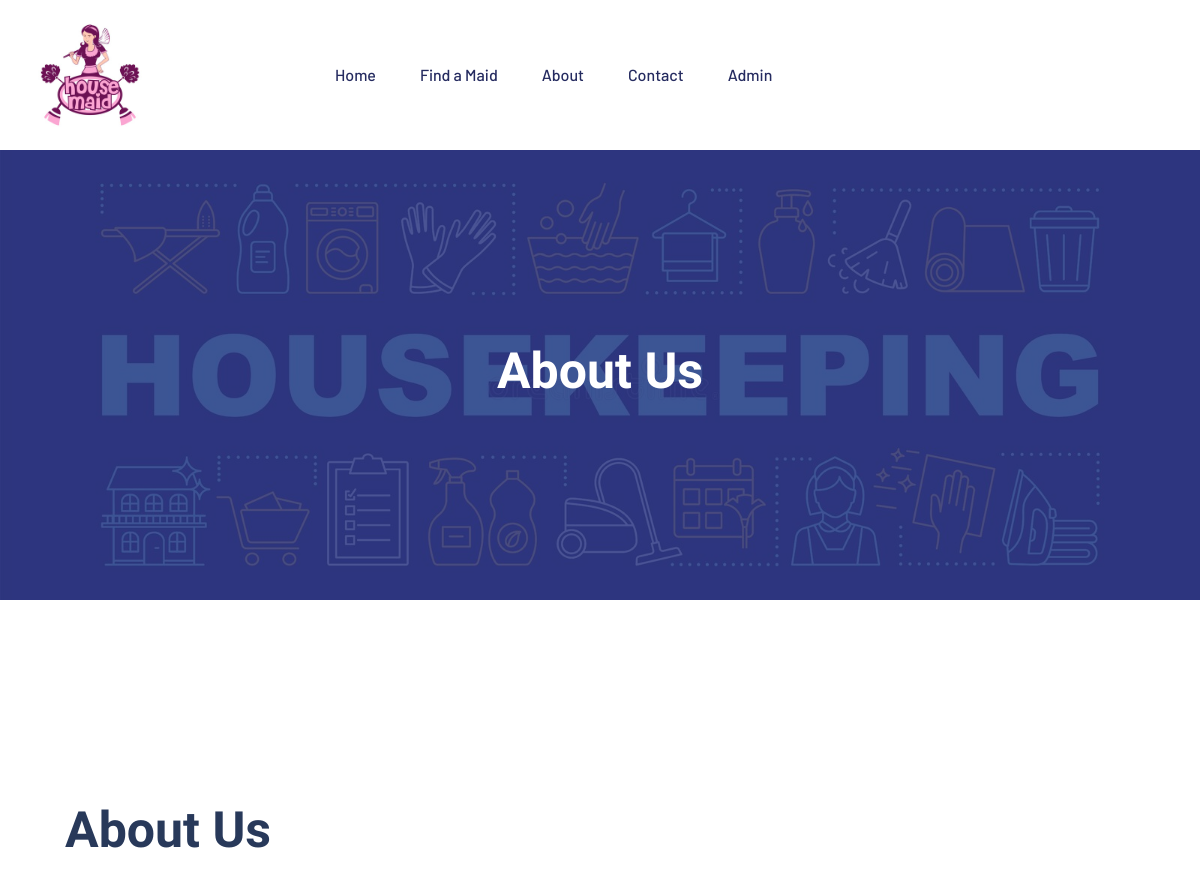
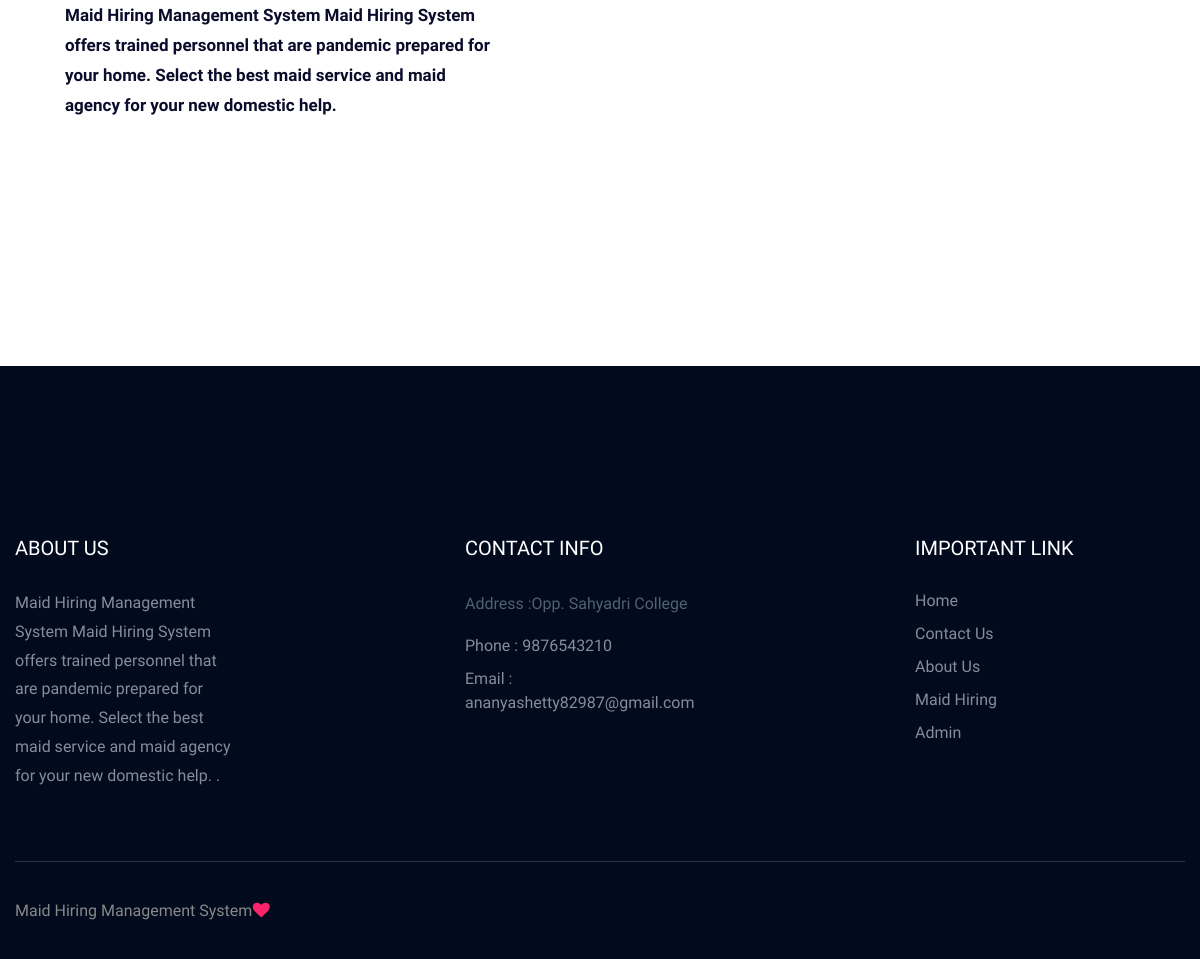
Page /about.php on the committed database (2 pictures, top to bottom).
### tables this page shows
CREATE TABLE `tblpage` (
  `ID` int(10) NOT NULL,
  `PageType` varchar(200) DEFAULT NULL,
  `PageTitle` mediumtext DEFAULT NULL,
  `PageDescription` mediumtext DEFAULT NULL,
  `Email` varchar(200) DEFAULT NULL,
  `MobileNumber` bigint(10) DEFAULT NULL,
  `UpdationDate` date DEFAULT NULL,
  `Timing` varchar(200) NOT NULL
);

### about.php (the view, shortened to what this page needs)
<?php
include('includes/dbconnection.php');
?>
<!doctype html>
<html class="no-js" lang="zxx">
    <head>
            <link rel="stylesheet" href="assets/css/bootstrap.min.css">
            <link rel="stylesheet" href="assets/css/owl.carousel.min.css">
            <link rel="stylesheet" href="assets/css/flaticon.css">
            <link rel="stylesheet" href="assets/css/price_rangs.css">
            <link rel="stylesheet" href="assets/css/slicknav.css">
            <link rel="stylesheet" href="assets/css/animate.min.css">
            <link rel="stylesheet" href="assets/css/magnific-popup.css">
            <link rel="stylesheet" href="assets/css/fontawesome-all.min.css">
            <link rel="stylesheet" href="assets/css/themify-icons.css">
            <link rel="stylesheet" href="assets/css/slick.css">
            <link rel="stylesheet" href="assets/css/nice-select.css">
            <link rel="stylesheet" href="assets/css/style.css">
   </head>
   <body>
    <?php include_once('includes/header.php');?>
    <main>
        <div class="slider-area ">
        <div class="single-slider section-overly slider-height2 d-flex align-items-center" data-background="assets/img/hero/about.jpg">
            <div class="container">
                <div class="row">
                    <div class="col-xl-12">
                        <div class="hero-cap text-center">
                            <h2>About us</h2>
                        </div>
                    </div>
                </div>
            </div>
        </div>
        </div>
        <div class="support-company-area fix section-padding2">
            <div class="container">
                <div class="row align-items-center">
                    <div class="col-xl-6 col-lg-12">
                        <div class="right-caption">
                            <div class="section-tittle section-tittle2">
                                <?php
$sql="SELECT * from tblpage where PageType='aboutus'";
$query = $dbh -> prepare($sql);
$query->execute();
$results=$query->fetchAll(PDO::FETCH_OBJ);
$cnt=1;
if($query->rowCount() > 0)
{
foreach($results as $row)
{               ?>
                                <h2><?php  echo htmlentities($row->PageTitle);?></h2>
                            </div>
                            <div class="support-caption">
                                <p class="pera-top"><?php  echo $row->PageDescription;?></p>
                                <?php $cnt=$cnt+1;}} ?>
                            </div>
                        </div>
                    </div>
                </div>
            </div>
        </div>
    </main>
    <?php include_once('includes/footer.php');?>
    </body>
</html>

### includes/header.php (shortened to what this page needs)
<header>
   <div class="header-area header-transparrent">
       <div class="headder-top header-sticky">
            <div class="container">
                <div class="row align-items-center">
                    <div class="col-lg-3 col-md-2">
                        <div class="logo">
                            <a href="index.php"><img src="assets/img/logo/logo.png" alt="" width="150" height="150"></a>
                        </div>
                    </div>
                    <div class="col-lg-9 col-md-9">
                        <div class="menu-wrapper">
                            <div class="main-menu">
                                <nav class="d-none d-lg-block">
                                    <ul id="navigation">
                                        <li><a href="index.php">Home</a></li>
                                        <li><a href="maid-hiring.php">Find a Maid </a></li>
                                        <li><a href="about.php">About</a></li>
                                        <li><a href="contact.php">Contact</a></li>
                                        <li><a href="admin/login.php">Admin</a></li>
                                    </ul>
                                </nav>
                            </div>
                        </div>
                    </div>
                    <div class="col-12">
                    </div>
                </div>
            </div>
       </div>
   </div>
</header>

### includes/footer.php (shortened to what this page needs)
<?php
include('includes/dbconnection.php');
?>
<footer>
        <div class="footer-area footer-bg footer-padding">
            <div class="container">
                <div class="row d-flex justify-content-between">
                    <div class="col-xl-3 col-lg-3 col-md-4 col-sm-6">
                       <div class="single-footer-caption mb-50">
                         <div class="single-footer-caption mb-30">
                             <div class="footer-tittle">
                                <?php
$sql="SELECT * from tblpage where PageType='aboutus'";
$query = $dbh -> prepare($sql);
$query->execute();
$results=$query->fetchAll(PDO::FETCH_OBJ);
$cnt=1;
if($query->rowCount() > 0)
{
foreach($results as $row)
{               ?>
                                 <h4><?php  echo htmlentities($row->PageTitle);?></h4>
                                 <div class="footer-pera">
                                     <p><?php  echo $row->PageDescription;?>.</p><?php $cnt=$cnt+1;}} ?>
                                </div>
                             </div>
                         </div>
                       </div>
                    </div>
                    <div class="col-xl-3 col-lg-3 col-md-4 col-sm-5">
                        <div class="single-footer-caption mb-50">
                            <div class="footer-tittle">
                                <h4>Contact Info</h4>
                                <ul>
                                    <?php
$sql="SELECT * from tblpage where PageType='contactus'";
$query = $dbh -> prepare($sql);
$query->execute();
$results=$query->fetchAll(PDO::FETCH_OBJ);
$cnt=1;
if($query->rowCount() > 0)
{
foreach($results as $row)
{               ?>
                                    <li>
                                    <p>Address :<?php  echo htmlentities($row->PageDescription);?></p>
                                    </li>
                                    <li><a href="#">Phone : <?php  echo htmlentities($row->MobileNumber);?></a></li>
                                    <li><a href="#">Email : <?php  echo htmlentities($row->Email);?></a></li><?php $cnt=$cnt+1;}} ?>
                                </ul>
                            </div>
                        </div>
                    </div>
                    <div class="col-xl-3 col-lg-3 col-md-4 col-sm-5">
                        <div class="single-footer-caption mb-50">
                            <div class="footer-tittle">
                                <h4>Important Link</h4>
                                <ul>
                                    <li><a href="index.php"> Home</a></li>
                                    <li><a href="contact.php">Contact Us</a></li>
                                    <li><a href="about.php">About Us</a></li>
                                    <li><a href="maid-hiring.php">Maid Hiring</a></li>
                                    <li><a href="admin/login.php">Admin</a></li>
                                </ul>
                            </div>
                        </div>
                    </div>
                </div>
            </div>
        </div>
        <div class="footer-bottom-area footer-bg">
            <div class="container">
                <div class="footer-border">
                     <div class="row d-flex justify-content-between align-items-center">
                         <div class="col-xl-10 col-lg-10 ">
                             <div class="footer-copy-right">
                                 <p>
   Maid Hiring Management System<i class="fa fa-heart" aria-hidden="true"></i>
 </p>
                             </div>
                         </div>
                     </div>
                </div>
            </div>
        </div>
    </footer>

### rows in the picture
tblpage: PageTitle "About Us", PageDescription "Maid Hiring Management System Maid Hiring System offers trained personnel that are pandemic prepared for your home. Select the best maid service and maid agency for your new domestic help.", PageTitle "ABOUT US"
tblpage: PageDescription "Opp. Sahyadri College", MobileNumber "9876543210", Email "ananyashetty82987@gmail.com"
